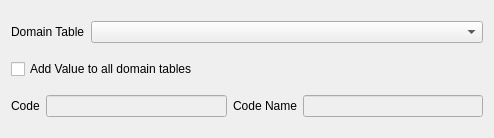
<?xml version="1.0" encoding="UTF-8"?>
<ui version="4.0">
 <class>NewDomainValueWidget</class>
 <widget class="QWidget" name="NewDomainValueWidget">
  <property name="geometry">
   <rect>
    <x>0</x>
    <y>0</y>
    <width>494</width>
    <height>138</height>
   </rect>
  </property>
  <property name="windowTitle">
   <string>Form</string>
  </property>
  <layout class="QGridLayout" name="gridLayout">
   <item row="0" column="0">
    <layout class="QHBoxLayout" name="horizontalLayout">
     <item>
      <widget class="QLabel" name="domainLabel">
       <property name="text">
        <string>Domain Table</string>
       </property>
      </widget>
     </item>
     <item>
      <widget class="QComboBox" name="domainComboBox">
       <property name="sizePolicy">
        <sizepolicy hsizetype="MinimumExpanding" vsizetype="Fixed">
         <horstretch>0</horstretch>
         <verstretch>0</verstretch>
        </sizepolicy>
       </property>
      </widget>
     </item>
    </layout>
   </item>
   <item row="1" column="0">
    <widget class="QCheckBox" name="allDomainCheckBox">
     <property name="text">
      <string>Add Value to all domain tables</string>
     </property>
    </widget>
   </item>
   <item row="2" column="0">
    <layout class="QHBoxLayout" name="horizontalLayout_2">
     <item>
      <widget class="QLabel" name="codeLabel">
       <property name="text">
        <string>Code</string>
       </property>
      </widget>
     </item>
     <item>
      <widget class="QLineEdit" name="codeLineEdit">
       <property name="enabled">
        <bool>false</bool>
       </property>
       <property name="sizePolicy">
        <sizepolicy hsizetype="MinimumExpanding" vsizetype="Fixed">
         <horstretch>0</horstretch>
         <verstretch>0</verstretch>
        </sizepolicy>
       </property>
      </widget>
     </item>
     <item>
      <widget class="QLabel" name="codeLabel_2">
       <property name="text">
        <string>Code Name</string>
       </property>
      </widget>
     </item>
     <item>
      <widget class="QLineEdit" name="codeNameLineEdit">
       <property name="enabled">
        <bool>false</bool>
       </property>
       <property name="sizePolicy">
        <sizepolicy hsizetype="MinimumExpanding" vsizetype="Fixed">
         <horstretch>0</horstretch>
         <verstretch>0</verstretch>
        </sizepolicy>
       </property>
      </widget>
     </item>
    </layout>
   </item>
  </layout>
 </widget>
 <resources/>
 <connections/>
</ui>
